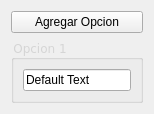
<?xml version="1.0" encoding="UTF-8"?>
<ui version="4.0">
 <class>MakeDialogueWidget</class>
 <widget class="QWidget" name="MakeDialogueWidget">
  <property name="geometry">
   <rect>
    <x>0</x>
    <y>0</y>
    <width>154</width>
    <height>112</height>
   </rect>
  </property>
  <property name="windowTitle">
   <string>Form</string>
  </property>
  <layout class="QGridLayout" name="gridLayout">
   <item row="0" column="0">
    <layout class="QVBoxLayout" name="verticalLayout">
     <item alignment="Qt::AlignTop">
      <widget class="QPushButton" name="pushButton">
       <property name="text">
        <string>Agregar Opcion</string>
       </property>
      </widget>
     </item>
     <item>
      <layout class="QVBoxLayout" name="optionLayout">
       <item alignment="Qt::AlignTop">
        <widget class="QGroupBox" name="option1group">
         <property name="font">
          <font>
           <family>Verdana</family>
           <pointsize>9</pointsize>
          </font>
         </property>
         <property name="styleSheet">
          <string notr="true">color: #d5d5d5;</string>
         </property>
         <property name="title">
          <string>Opcion 1</string>
         </property>
         <layout class="QGridLayout" name="gridLayout_2">
          <item row="0" column="0">
           <widget class="QLineEdit" name="edit0">
            <property name="styleSheet">
             <string notr="true">color: black;</string>
            </property>
            <property name="text">
             <string>Default Text</string>
            </property>
           </widget>
          </item>
         </layout>
        </widget>
       </item>
      </layout>
     </item>
    </layout>
   </item>
   <item row="1" column="0">
    <spacer name="verticalSpacer">
     <property name="orientation">
      <enum>Qt::Vertical</enum>
     </property>
     <property name="sizeHint" stdset="0">
      <size>
       <width>20</width>
       <height>40</height>
      </size>
     </property>
    </spacer>
   </item>
  </layout>
 </widget>
 <resources/>
 <connections/>
</ui>
